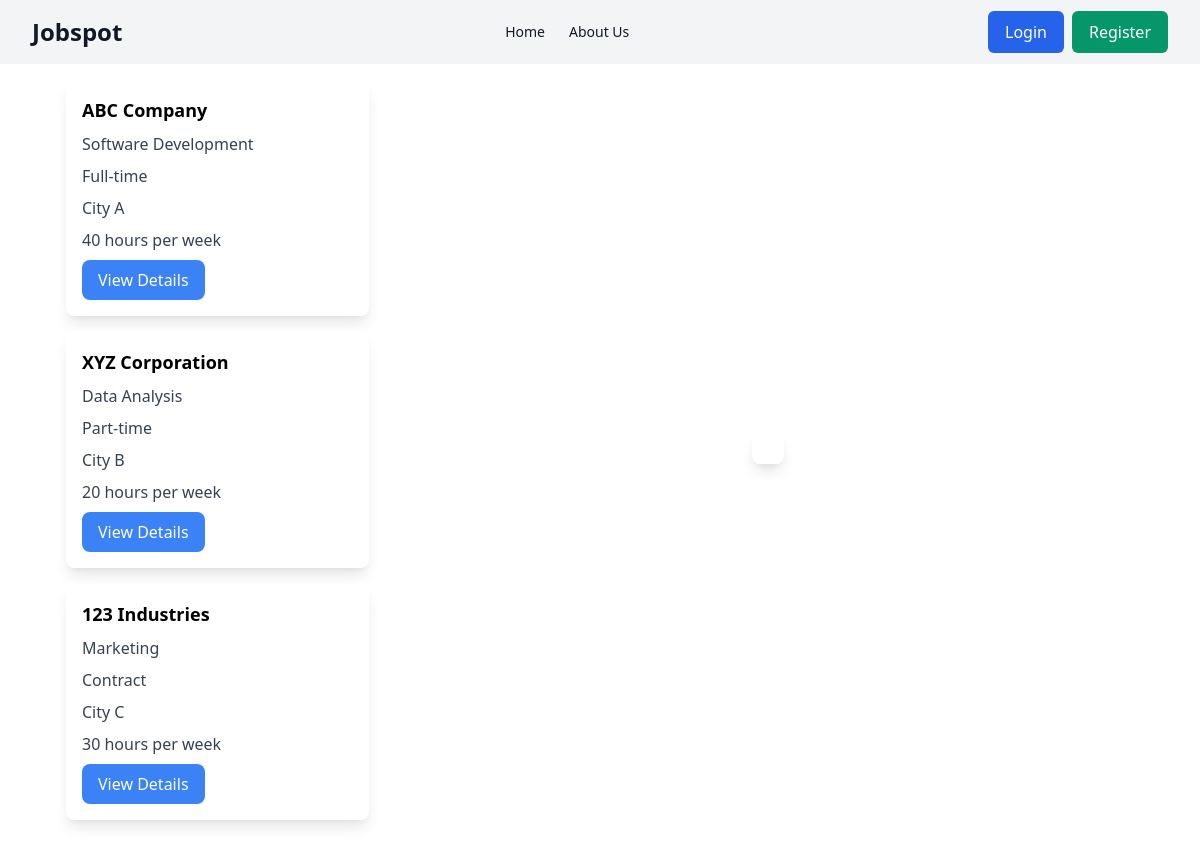
The page /find_job.php on the database its author committed.
### tables this page shows
CREATE TABLE IF NOT EXISTS job_postings (
  id INT NOT NULL AUTO_INCREMENT PRIMARY KEY,
  company_name VARCHAR(255) NOT NULL,
  field VARCHAR(255) NOT NULL,
  job_type VARCHAR(255) NOT NULL,
  location VARCHAR(255) NOT NULL,
  hours_per_week INT NOT NULL,
  hourly_rate DECIMAL(10, 2) NOT NULL,
  description TEXT NOT NULL,
  user_id INT NOT NULL,
  FOREIGN KEY (user_id) REFERENCES users(id)
);

### find_job.php (the view, shortened to what this page needs)
<?php
include_once "connector.php";
$sql = "SELECT id, company_name, field, job_type, location, hours_per_week, hourly_rate, description FROM job_postings";
$result = $pdo->query($sql);
?>
<!DOCTYPE html>
<html lang="en">
<head>
    <link href="https://cdn.jsdelivr.net/npm/tailwindcss@2.2.15/dist/tailwind.min.css" rel="stylesheet">
</head>
<body>
    <?php include_once "navbar.php" ?>
    <div class="flex">
        <div class="w-1/3 p-4" style="overflow:scroll; height:92vh; margin-left:50px;">
            <?php if ($result->rowCount() > 0): ?>
                <?php while ($row = $result->fetch(PDO::FETCH_ASSOC)): ?>
                    <div class="bg-white rounded-lg shadow-lg p-4 mb-4 cursor-pointer" onclick="showDetails(<?= $row['id']; ?>)"
                        x-data="{ showDetails: false }">
                        <h2 class="text-lg font-bold mb-2">
                            <?= $row["company_name"]; ?>
                        </h2>
                        <p class="text-gray-700 mb-2">
                            <?= $row["field"]; ?>
                        </p>
                        <p class="text-gray-700 mb-2">
                            <?= $row["job_type"]; ?>
                        </p>
                        <p class="text-gray-700 mb-2">
                            <?= $row["location"]; ?>
                        </p>
                        <p class="text-gray-700 mb-2">
                            <?= $row["hours_per_week"]; ?> hours per week
                        </p>
                        <button class="bg-blue-500 text-white px-4 py-2 rounded-lg" @click="showDetails = true">View
                            Details</button>
                    </div>
                <?php endwhile; ?>
            <?php endif; ?>
        </div>
        <div class="w-2/3 p-4" x-show="showDetails"
            style="display: flex; margin-right: 100px; margin-left: 50px; justify-content: center; align-items: center;">
            <div class="bg-white rounded-lg shadow-lg p-4 mb-4">
            </div>
        </div>
    </div>
</body>
</html>

### navbar.php (shortened to what this page needs)
<nav class="bg-gray-100">
    <div class="max-w-7xl mx-auto px-4 sm:px-6 lg:px-8">
        <div class="flex justify-between h-16">
            <div class="flex-shrink-0 flex items-center">
                <a href="index.php" class="text-gray-900 text-2xl font-bold">Jobspot</a>
            </div>
            <div class="hidden sm:ml-6 sm:flex sm:items-center">
                <a href="index.php" class="px-3 py-2 rounded-md text-sm font-medium text-gray-900 hover:text-gray-500 focus:outline-none focus:text-gray-500">Home</a>
                <a href="about_us.php" class="px-3 py-2 rounded-md text-sm font-medium text-gray-900 hover:text-gray-500 focus:outline-none focus:text-gray-500">About Us</a>
            </div>
            <div class="flex items-center">
                <?php if (isset($_SESSION['user_id'])) { ?>
                    <a href="logout.php" class="inline-flex items-center px-4 py-2 border border-transparent text-base font-medium rounded-md text-white bg-red-600 hover:bg-red-700 focus:outline-none focus:ring-2 focus:ring-offset-2 focus:ring-red-500">Logout</a>
                <?php } else { ?>
                    <a href="login.php" class="inline-flex items-center px-4 py-2 border border-transparent text-base font-medium rounded-md text-white bg-blue-600 hover:bg-blue-700 focus:outline-none focus:ring-2 focus:ring-offset-2 focus:ring-blue-500 mr-2">Login</a>
                    <a href="create_account.php" class="inline-flex items-center px-4 py-2 border border-transparent text-base font-medium rounded-md text-white bg-green-600 hover:bg-green-700 focus:outline-none focus:ring-2 focus:ring-offset-2 focus:ring-green-500">Register</a>
                <?php } ?>
            </div>
        </div>
    </div>
</nav>

### rows shown on the page
job_postings: company_name "ABC Company", field "Software Development", job_type "Full-time", location "City A", hours_per_week "40"
job_postings: company_name "XYZ Corporation", field "Data Analysis", job_type "Part-time", location "City B", hours_per_week "20"
job_postings: company_name "123 Industries", field "Marketing", job_type "Contract", location "City C", hours_per_week "30"
